Frame 1 (no input): blank canvas, image omitted
Frame 60 (the mouse pressed at the canvas centre just before this capture): blank canvas, image omitted
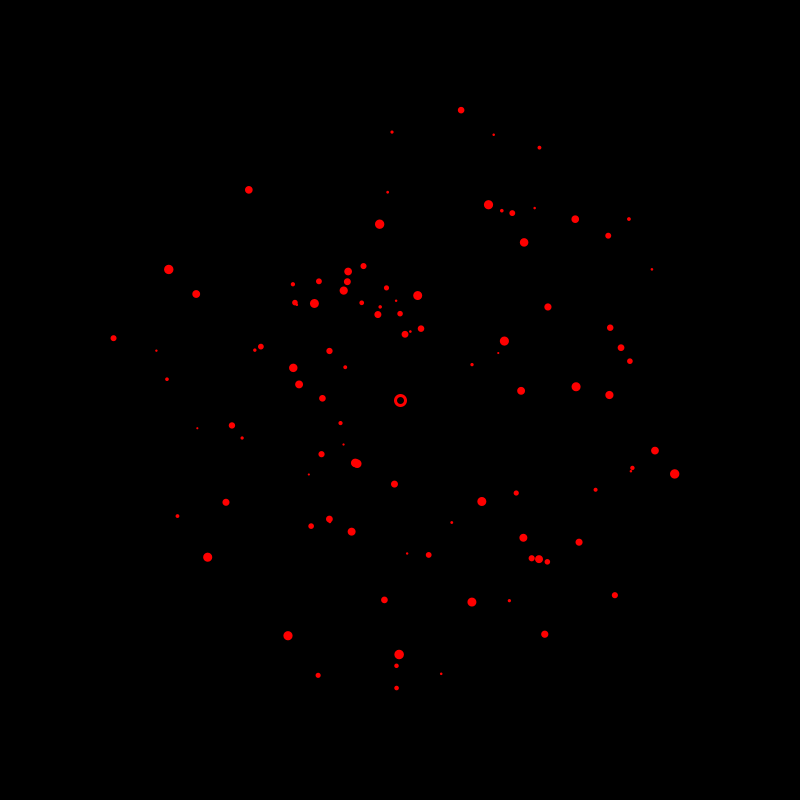
Frame 120 (the mouse held since frame 60 and released just before this capture)

The Processing sketch whose frames 1 and 60 were blank and that drew this single picture after the mouse press (run headless with seeded random() and noise(); from frame 60 on, the mouse is pressed at the canvas centre):

// Processing sketch: inclassVectors
// ── inclassVectors.pde
class Particle {
  PVector pos, vel, acc;
  float size, hue;
  
  Particle() {
    pos = new PVector(mouseX, mouseY);
    float speed = random(1, 5);
    vel = PVector.random2D();
    vel.mult(speed);
    size = random(2, 10);
    acc = new PVector(0, 0);
  }
  
  void move() {
    vel.add(acc);
    pos.add(vel);
    /* vector between two points is subtraction
    subtract A - B = vector from B to A
    
    so with attractor point, we find a vector from particle to
    the attractor
    
    basically implying that the farther a particle is 
    the resulting vector will be larger! so more speed 
    */
  }
  
  void display() {
    noStroke();
    fill(0, 100, 100);
    circle(pos.x, pos.y, size);
  }
}

// ── main.pde
ArrayList <Particle> particles = new ArrayList();
PVector att;

void setup() {
  size(800, 800);
  colorMode(HSB, 360, 100, 100);
  background(0);
  att = new PVector(width/2, height/2);
}

void draw() {
  background(0);
  for (Particle p : particles) {
    p.move();
    p.display();
  }  
  strokeWeight(3);
  stroke(0, 100, 100);
  noFill();
  circle(att.x, att.y, 10);
}

void mousePressed() {
  for(int i = 0; i < 100; i++) {
    Particle p = new Particle();
    particles.add(p);
  }
}
